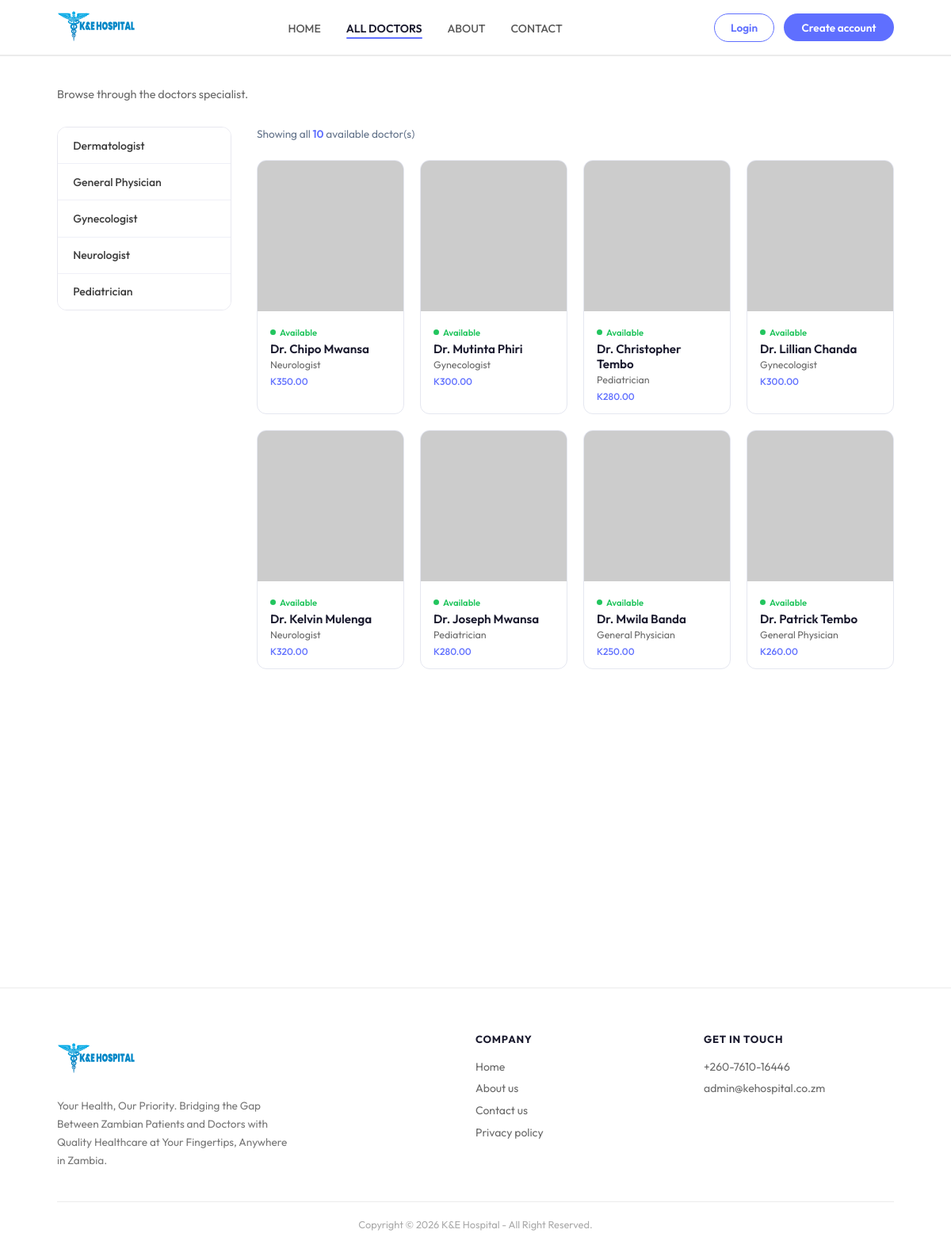
The app's page /frontend/Alldoctors.php, older data.
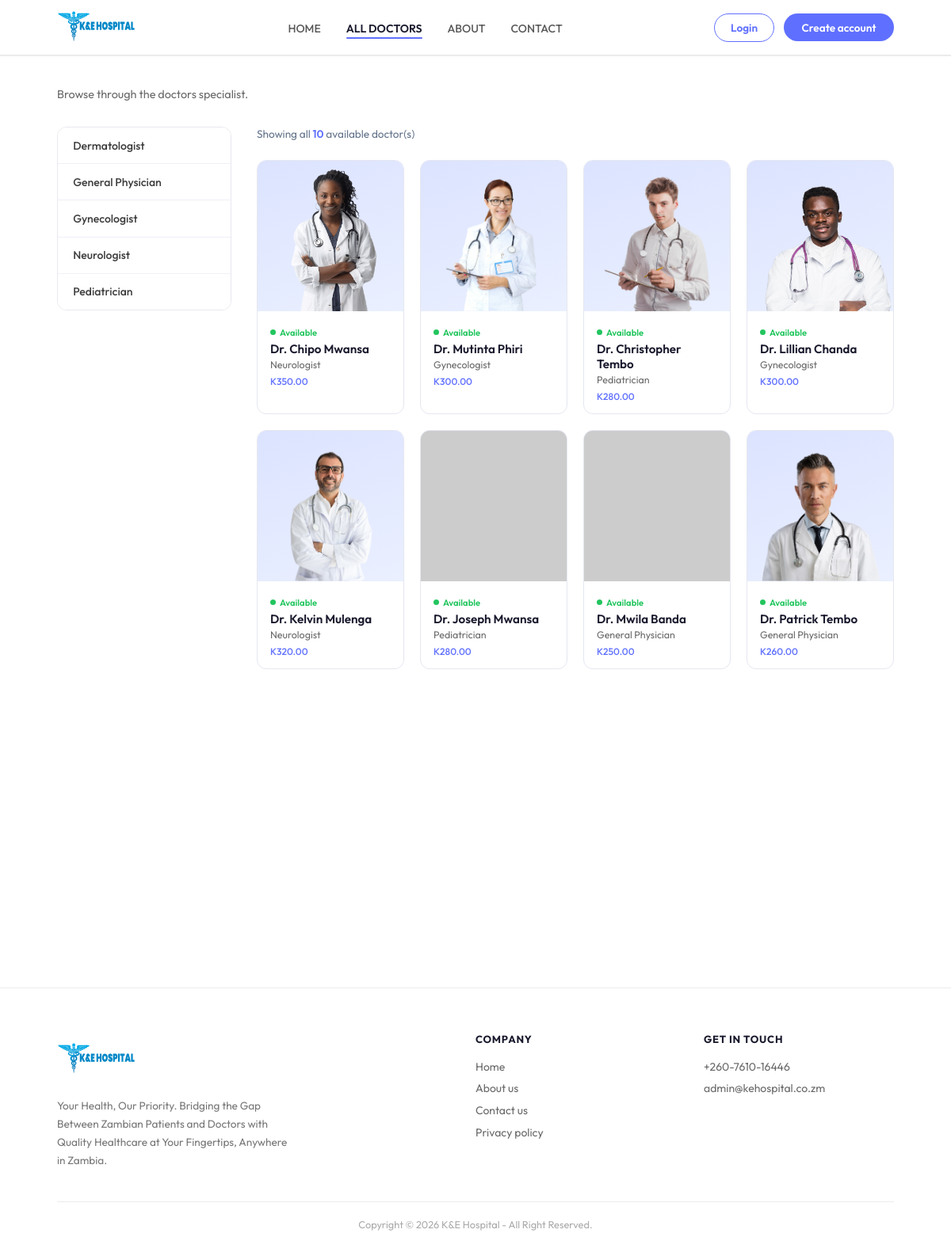
The same page, newer data.
### tables this page shows
CREATE TABLE doctors (
    doctor_id VARCHAR(50) PRIMARY KEY,
    name VARCHAR(100) NOT NULL,
    email VARCHAR(100) UNIQUE,
    password VARCHAR(255),  
    profile_image VARCHAR(255) DEFAULT '/frontend/assets/upload_area.png',  
    image_path VARCHAR(255),  
    speciality VARCHAR(100) NOT NULL,
    degree VARCHAR(50) NOT NULL,
    experience VARCHAR(50) NOT NULL,
    about TEXT,
    fees DECIMAL(10, 2) NOT NULL,
    address_line1 VARCHAR(255),
    address_line2 VARCHAR(255),
    consultation_duration INT DEFAULT 30,  
    is_available BOOLEAN DEFAULT TRUE,
    rating DECIMAL(3,2) DEFAULT 0,  
    total_reviews INT DEFAULT 0,
    created_at TIMESTAMP DEFAULT CURRENT_TIMESTAMP,
    updated_at TIMESTAMP DEFAULT CURRENT_TIMESTAMP ON UPDATE CURRENT_TIMESTAMP,
    INDEX idx_speciality (speciality),
    INDEX idx_is_available (is_available),
    INDEX idx_rating (rating)
);

### frontend/Alldoctors.php (the view, shortened to what the changed rows need)
<?php
$host     = 'localhost';
$dbname   = 'ke_hospital';
$username = 'root';
$password = '';
$doctors      = array();
$active_spec = isset($_GET['speciality']) ? trim($_GET['speciality']) : '';
try {
    $pdo = new PDO("mysql:host=$host;dbname=$dbname;charset=utf8", $username, $password);
    $pdo->setAttribute(PDO::ATTR_ERRMODE, PDO::ERRMODE_EXCEPTION);
    $pdo->setAttribute(PDO::ATTR_DEFAULT_FETCH_MODE, PDO::FETCH_ASSOC);
    if (!empty($active_spec)) {
        $stmt = $pdo->prepare("
            SELECT doctor_id, name, profile_image, speciality, degree, experience, fees, rating, total_reviews, is_available
            FROM doctors
            WHERE speciality = ? AND is_available = 1
            ORDER BY rating DESC, name ASC
        ");
        $stmt->execute(array($active_spec));
        $doctors = $stmt->fetchAll();
    } else {
        $stmt = $pdo->query("
            SELECT doctor_id, name, profile_image, speciality, degree, experience, fees, rating, total_reviews, is_available
            FROM doctors
            WHERE is_available = 1
            ORDER BY rating DESC, name ASC
        ");
        $doctors = $stmt->fetchAll();
    }
} catch (PDOException $e) {
    $specialities = array('Dermatologist','General Physician','Gastroenterologist','Gynecologist','Neurologist','Pediatrician');
    $all_fallback = array(
        array('doctor_id'=>'doc1',  'name'=>'Dr. Mwila Banda',       'profile_image'=>'assets/doc1.png',  'speciality'=>'General Physician','degree'=>'MBChB','experience'=>'5 Years','fees'=>250,'rating'=>4.5,'total_reviews'=>28,'is_available'=>1),
        array('doctor_id'=>'doc2',  'name'=>'Dr. Mutinta Phiri',     'profile_image'=>'assets/doc2.png',  'speciality'=>'Gynecologist',     'degree'=>'MBChB','experience'=>'3 Years','fees'=>300,'rating'=>4.8,'total_reviews'=>42,'is_available'=>1),
        array('doctor_id'=>'doc3',  'name'=>'Dr. Luyando Zulu',      'profile_image'=>'assets/doc3.png',  'speciality'=>'Dermatologist',    'degree'=>'MBChB','experience'=>'2 Years','fees'=>220,'rating'=>4.2,'total_reviews'=>15,'is_available'=>1),
        array('doctor_id'=>'doc4',  'name'=>'Dr. Christopher Tembo', 'profile_image'=>'assets/doc4.png',  'speciality'=>'Pediatrician',     'degree'=>'MBChB','experience'=>'4 Years','fees'=>280,'rating'=>4.7,'total_reviews'=>35,'is_available'=>1),
        array('doctor_id'=>'doc5',  'name'=>'Dr. Chipo Mwansa',      'profile_image'=>'assets/doc5.png',  'speciality'=>'Neurologist',      'degree'=>'MBChB','experience'=>'6 Years','fees'=>350,'rating'=>4.9,'total_reviews'=>52,'is_available'=>1),
        array('doctor_id'=>'doc6',  'name'=>'Dr. Kelvin Mulenga',    'profile_image'=>'assets/doc6.png',  'speciality'=>'Neurologist',      'degree'=>'MBChB','experience'=>'5 Years','fees'=>320,'rating'=>4.6,'total_reviews'=>31,'is_available'=>1),
        array('doctor_id'=>'doc7',  'name'=>'Dr. Patrick Tembo',     'profile_image'=>'assets/doc7.png',  'speciality'=>'General Physician','degree'=>'MBChB','experience'=>'4 Years','fees'=>260,'rating'=>4.4,'total_reviews'=>23,'is_available'=>1),
        array('doctor_id'=>'doc8',  'name'=>'Dr. Lillian Chanda',    'profile_image'=>'assets/doc8.png',  'speciality'=>'Gynecologist',     'degree'=>'MBChB','experience'=>'3 Years','fees'=>300,'rating'=>4.7,'total_reviews'=>38,'is_available'=>1),
        array('doctor_id'=>'doc9',  'name'=>'Dr. Thandiwe Kapasa',   'profile_image'=>'assets/doc9.png',  'speciality'=>'Dermatologist',    'degree'=>'MBChB','experience'=>'2 Years','fees'=>220,'rating'=>4.3,'total_reviews'=>19,'is_available'=>1),
        array('doctor_id'=>'doc10', 'name'=>'Dr. Joseph Mwansa',     'profile_image'=>'assets/doc10.png', 'speciality'=>'Pediatrician',     'degree'=>'MBChB','experience'=>'4 Years','fees'=>280,'rating'=>4.5,'total_reviews'=>27,'is_available'=>1),
    );
    if (!empty($active_spec)) {
        $doctors = array_filter($all_fallback, function($d) use ($active_spec) {
            return $d['speciality'] === $active_spec && $d['is_available'] == 1;
        });
        $doctors = array_values($doctors);
    } else {
        $doctors = array_filter($all_fallback, function($d) {
            return $d['is_available'] == 1;
        });
        $doctors = array_values($doctors);
    }
}
?>
<!DOCTYPE html>
<html lang="en">
<head>
<link rel="stylesheet" href="https://cdnjs.cloudflare.com/ajax/libs/font-awesome/6.5.0/css/all.min.css">
<link rel="stylesheet" href="./Css/Alldoctors.css">
</head>
<body>
<?php require_once 'navbar.php'; ?>
<div class="page-wrap">
    <div class="doctors-layout">
        <main class="doctors-main">
            <div class="doctors-grid stagger">
                <?php if (!empty($doctors)): ?>
                    <?php foreach ($doctors as $doc):
                        $image_path = ltrim($doc['profile_image'], '/');
                        $fallback = "https://placehold.co/300x370/dce3ff/5f6fff?text=" . rawurlencode($doc['name']);
                    ?>
                    <a href="appointment.php?doctor=<?php echo urlencode($doc['doctor_id']); ?>" class="doc-card fade-up">
                        <div class="doc-img-wrap">
                            <img
                                src="<?php echo htmlspecialchars($image_path); ?>"
                                alt="<?php echo htmlspecialchars($doc['name']); ?>"
                                loading="lazy"
                                onerror="this.src='<?php echo $fallback; ?>'"
                            >
                        </div>
                        <div class="doc-body">
                            <?php if ($doc['is_available']): ?>
                                <div class="doc-avail">Available</div>
                            <?php else: ?>
                                <div class="doc-unavail">Not Available</div>
                            <?php endif; ?>
                            <div class="doc-name"><?php echo htmlspecialchars($doc['name']); ?></div>
                            <div class="doc-spec"><?php echo htmlspecialchars($doc['speciality']); ?></div>
                            <?php if (isset($doc['fees'])): ?>
                            <div class="doc-fees">K<?php echo number_format($doc['fees'], 2); ?></div>
                            <?php endif; ?>
                        </div>
                    </a>
                    <?php endforeach; ?>
                <?php endif; ?>
            </div>
        </main>
    </div>
</div>
</body>
</html>

Row changes from the older to the newer data that the page shows:
changed doctors "Dr. Chipo Mwansa": profile_image: picture added in place of a placeholder
changed doctors "Dr. Mutinta Phiri": profile_image: picture added in place of a placeholder
changed doctors "Dr. Christopher Tembo": profile_image: picture added in place of a placeholder
changed doctors "Dr. Lillian Chanda": profile_image: picture added in place of a placeholder
changed doctors "Dr. Kelvin Mulenga": profile_image: picture added in place of a placeholder
changed doctors "Dr. Patrick Tembo": profile_image: picture added in place of a placeholder
